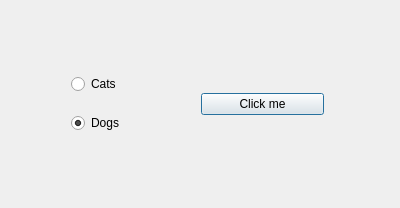
<?xml version="1.0" encoding="UTF-8"?>
<ui version="4.0">
 <class>Dialog</class>
 <widget class="QDialog" name="Dialog">
  <property name="geometry">
   <rect>
    <x>0</x>
    <y>0</y>
    <width>400</width>
    <height>208</height>
   </rect>
  </property>
  <property name="windowTitle">
   <string>Dialog</string>
  </property>
  <widget class="QWidget" name="">
   <property name="geometry">
    <rect>
     <x>60</x>
     <y>50</y>
     <width>275</width>
     <height>108</height>
    </rect>
   </property>
   <layout class="QHBoxLayout" name="horizontalLayout">
    <item>
     <layout class="QVBoxLayout" name="verticalLayout">
      <item>
       <widget class="QRadioButton" name="radioButton1">
        <property name="text">
         <string>Cats</string>
        </property>
       </widget>
      </item>
      <item>
       <widget class="QRadioButton" name="radioButton2">
        <property name="text">
         <string>Dogs</string>
        </property>
        <property name="checked">
         <bool>true</bool>
        </property>
       </widget>
      </item>
     </layout>
    </item>
    <item>
     <widget class="QPushButton" name="pushButton">
      <property name="text">
       <string>Click me</string>
      </property>
     </widget>
    </item>
   </layout>
  </widget>
 </widget>
 <layoutdefault spacing="6" margin="11"/>
 <resources/>
 <connections/>
</ui>
